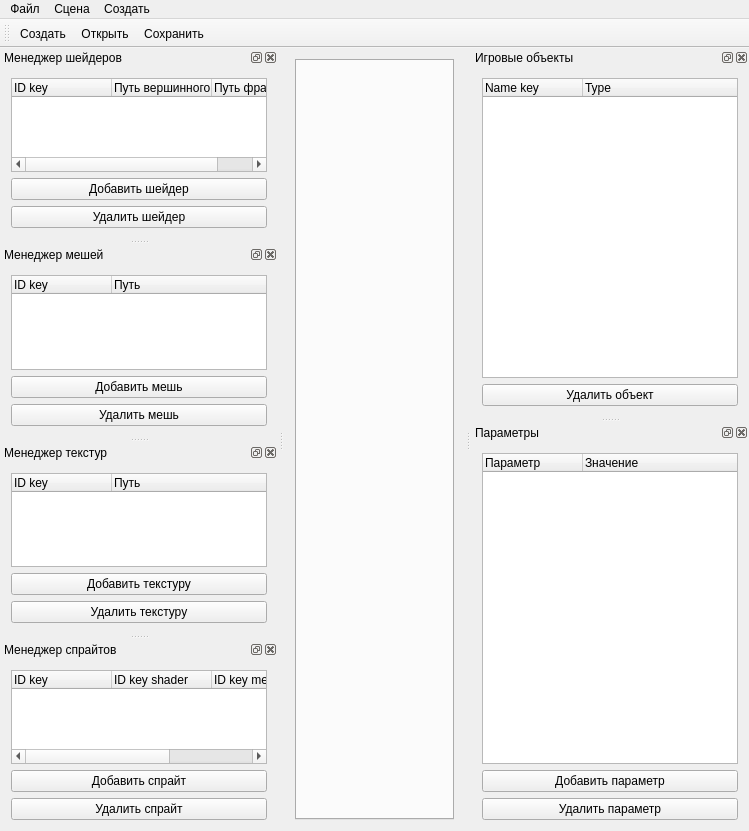
<?xml version="1.0" encoding="UTF-8"?>
<ui version="4.0">
 <class>MainForm</class>
 <widget class="QMainWindow" name="MainForm">
  <property name="geometry">
   <rect>
    <x>0</x>
    <y>0</y>
    <width>749</width>
    <height>831</height>
   </rect>
  </property>
  <property name="windowTitle">
   <string>MainForm</string>
  </property>
  <widget class="QWidget" name="centralWidget">
   <layout class="QVBoxLayout" name="verticalLayout">
    <item>
     <widget class="QTabWidget" name="tabWidget">
      <property name="tabShape">
       <enum>QTabWidget::Rounded</enum>
      </property>
      <property name="currentIndex">
       <number>-1</number>
      </property>
      <property name="tabsClosable">
       <bool>true</bool>
      </property>
      <property name="movable">
       <bool>true</bool>
      </property>
     </widget>
    </item>
   </layout>
  </widget>
  <widget class="QMenuBar" name="menuBar">
   <property name="geometry">
    <rect>
     <x>0</x>
     <y>0</y>
     <width>749</width>
     <height>21</height>
    </rect>
   </property>
   <widget class="QMenu" name="menu">
    <property name="title">
     <string>Файл</string>
    </property>
    <addaction name="new_scene"/>
    <addaction name="open_scene"/>
    <addaction name="separator"/>
    <addaction name="save_scene"/>
    <addaction name="save_as_scene"/>
    <addaction name="separator"/>
    <addaction name="close_scene"/>
    <addaction name="close_all_scene"/>
    <addaction name="exit"/>
   </widget>
   <widget class="QMenu" name="menuCwtyf">
    <property name="title">
     <string>Сцена</string>
    </property>
    <addaction name="set_projection_scene"/>
   </widget>
   <widget class="QMenu" name="menu_2">
    <property name="title">
     <string>Создать</string>
    </property>
    <addaction name="create_GameObject2D"/>
   </widget>
   <addaction name="menu"/>
   <addaction name="menuCwtyf"/>
   <addaction name="menu_2"/>
  </widget>
  <widget class="QToolBar" name="toolBarFile">
   <property name="windowTitle">
    <string>Главная панель инструментов</string>
   </property>
   <attribute name="toolBarArea">
    <enum>TopToolBarArea</enum>
   </attribute>
   <attribute name="toolBarBreak">
    <bool>false</bool>
   </attribute>
   <addaction name="new_scene"/>
   <addaction name="open_scene"/>
   <addaction name="save_scene"/>
  </widget>
  <widget class="QDockWidget" name="panel_shader">
   <property name="windowTitle">
    <string>Менеджер шейдеров</string>
   </property>
   <attribute name="dockWidgetArea">
    <number>1</number>
   </attribute>
   <widget class="QWidget" name="dockWidgetContents_5">
    <layout class="QVBoxLayout" name="verticalLayout_4">
     <item>
      <widget class="QTreeWidget" name="treeWidget_shader">
       <column>
        <property name="text">
         <string>ID key</string>
        </property>
       </column>
       <column>
        <property name="text">
         <string>Путь вершинного шейдера</string>
        </property>
       </column>
       <column>
        <property name="text">
         <string>Путь фрагментного шейдера</string>
        </property>
       </column>
      </widget>
     </item>
     <item>
      <widget class="QPushButton" name="pushButton_add_shader">
       <property name="text">
        <string>Добавить шейдер</string>
       </property>
      </widget>
     </item>
     <item>
      <widget class="QPushButton" name="pushButton_del_shader">
       <property name="text">
        <string>Удалить шейдер</string>
       </property>
      </widget>
     </item>
    </layout>
   </widget>
  </widget>
  <widget class="QDockWidget" name="panel_mesh">
   <property name="windowTitle">
    <string>Менеджер мешей</string>
   </property>
   <attribute name="dockWidgetArea">
    <number>1</number>
   </attribute>
   <widget class="QWidget" name="dockWidgetContents_6">
    <layout class="QVBoxLayout" name="verticalLayout_5">
     <item>
      <widget class="QTreeWidget" name="treeWidget_mesh">
       <column>
        <property name="text">
         <string>ID key</string>
        </property>
       </column>
       <column>
        <property name="text">
         <string>Путь</string>
        </property>
       </column>
      </widget>
     </item>
     <item>
      <widget class="QPushButton" name="pushButton_add_mesh">
       <property name="text">
        <string>Добавить мешь</string>
       </property>
      </widget>
     </item>
     <item>
      <widget class="QPushButton" name="pushButton_del_mesh">
       <property name="text">
        <string>Удалить мешь</string>
       </property>
      </widget>
     </item>
    </layout>
   </widget>
  </widget>
  <widget class="QDockWidget" name="panel_texture">
   <property name="windowTitle">
    <string>Менеджер текстур</string>
   </property>
   <attribute name="dockWidgetArea">
    <number>1</number>
   </attribute>
   <widget class="QWidget" name="dockWidgetContents_7">
    <layout class="QVBoxLayout" name="verticalLayout_3">
     <item>
      <widget class="QTreeWidget" name="treeWidget_texture">
       <column>
        <property name="text">
         <string>ID key</string>
        </property>
       </column>
       <column>
        <property name="text">
         <string>Путь</string>
        </property>
       </column>
      </widget>
     </item>
     <item>
      <widget class="QPushButton" name="pushButton_add_texture">
       <property name="text">
        <string>Добавить текстуру</string>
       </property>
      </widget>
     </item>
     <item>
      <widget class="QPushButton" name="pushButton_del_texture">
       <property name="text">
        <string>Удалить текстуру</string>
       </property>
      </widget>
     </item>
    </layout>
   </widget>
  </widget>
  <widget class="QDockWidget" name="panel_sprite">
   <property name="windowTitle">
    <string>Менеджер спрайтов</string>
   </property>
   <attribute name="dockWidgetArea">
    <number>1</number>
   </attribute>
   <widget class="QWidget" name="dockWidgetContents_8">
    <layout class="QVBoxLayout" name="verticalLayout_6">
     <item>
      <widget class="QTreeWidget" name="treeWidget_sprite">
       <column>
        <property name="text">
         <string>ID key</string>
        </property>
       </column>
       <column>
        <property name="text">
         <string>ID key shader</string>
        </property>
       </column>
       <column>
        <property name="text">
         <string>ID key mesh</string>
        </property>
       </column>
       <column>
        <property name="text">
         <string>ID key texture</string>
        </property>
       </column>
      </widget>
     </item>
     <item>
      <widget class="QPushButton" name="pushButton_add_sprite">
       <property name="text">
        <string>Добавить спрайт</string>
       </property>
      </widget>
     </item>
     <item>
      <widget class="QPushButton" name="pushButton_del_sprite">
       <property name="text">
        <string>Удалить спрайт</string>
       </property>
      </widget>
     </item>
    </layout>
   </widget>
  </widget>
  <widget class="QDockWidget" name="panel_gameobject">
   <property name="windowTitle">
    <string>Игровые объекты</string>
   </property>
   <attribute name="dockWidgetArea">
    <number>2</number>
   </attribute>
   <widget class="QWidget" name="dockWidgetContents_9">
    <layout class="QVBoxLayout" name="verticalLayout_7">
     <item>
      <widget class="QTreeWidget" name="treeWidget_gameobject">
       <column>
        <property name="text">
         <string>Name key</string>
        </property>
       </column>
       <column>
        <property name="text">
         <string>Type</string>
        </property>
       </column>
      </widget>
     </item>
     <item>
      <widget class="QPushButton" name="pushButton">
       <property name="text">
        <string>Удалить объект</string>
       </property>
      </widget>
     </item>
    </layout>
   </widget>
  </widget>
  <widget class="QDockWidget" name="panel_property">
   <property name="windowTitle">
    <string>Параметры</string>
   </property>
   <attribute name="dockWidgetArea">
    <number>2</number>
   </attribute>
   <widget class="QWidget" name="dockWidgetContents_10">
    <layout class="QVBoxLayout" name="verticalLayout_2">
     <item>
      <widget class="QTreeWidget" name="treeWidget_property">
       <column>
        <property name="text">
         <string>Параметр</string>
        </property>
       </column>
       <column>
        <property name="text">
         <string>Значение</string>
        </property>
       </column>
      </widget>
     </item>
     <item>
      <widget class="QPushButton" name="pushButton_add_property">
       <property name="text">
        <string>Добавить параметр</string>
       </property>
      </widget>
     </item>
     <item>
      <widget class="QPushButton" name="pushButton_del_property">
       <property name="text">
        <string>Удалить параметр</string>
       </property>
      </widget>
     </item>
    </layout>
   </widget>
  </widget>
  <action name="new_scene">
   <property name="text">
    <string>Создать...</string>
   </property>
  </action>
  <action name="exit">
   <property name="text">
    <string>Выход</string>
   </property>
  </action>
  <action name="open_scene">
   <property name="text">
    <string>Открыть...</string>
   </property>
  </action>
  <action name="save_scene">
   <property name="text">
    <string>Сохранить</string>
   </property>
  </action>
  <action name="save_as_scene">
   <property name="text">
    <string>Сохранить как...</string>
   </property>
  </action>
  <action name="close_scene">
   <property name="text">
    <string>Закрыть</string>
   </property>
  </action>
  <action name="close_all_scene">
   <property name="text">
    <string>Закрыть всё</string>
   </property>
  </action>
  <action name="set_projection_scene">
   <property name="text">
    <string>Настройка проекции</string>
   </property>
  </action>
  <action name="create_GameObject2D">
   <property name="text">
    <string>GameObject2D</string>
   </property>
  </action>
 </widget>
 <layoutdefault spacing="6" margin="11"/>
 <resources/>
 <connections/>
</ui>
